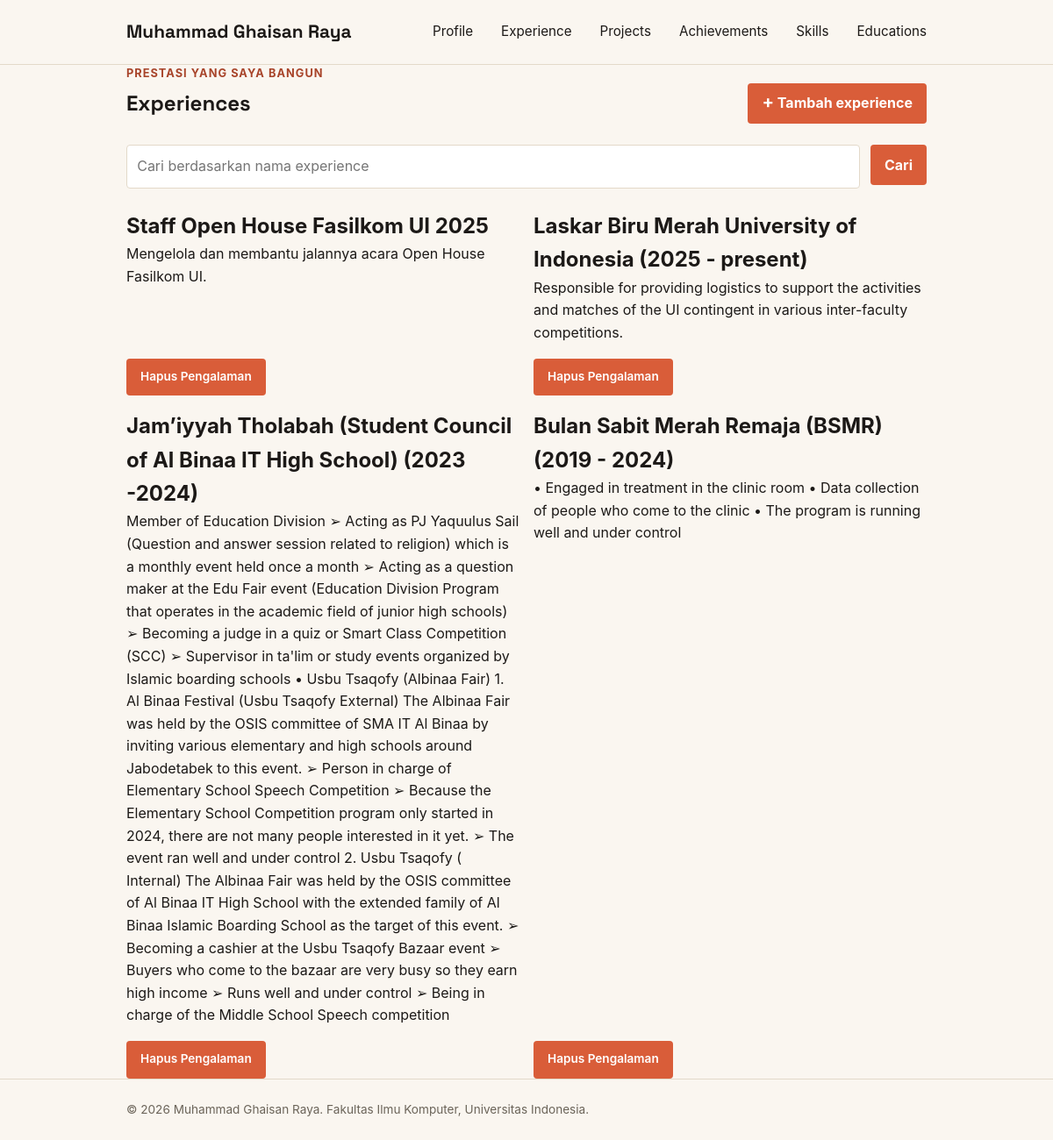
Before: /experience/ with the older database file.
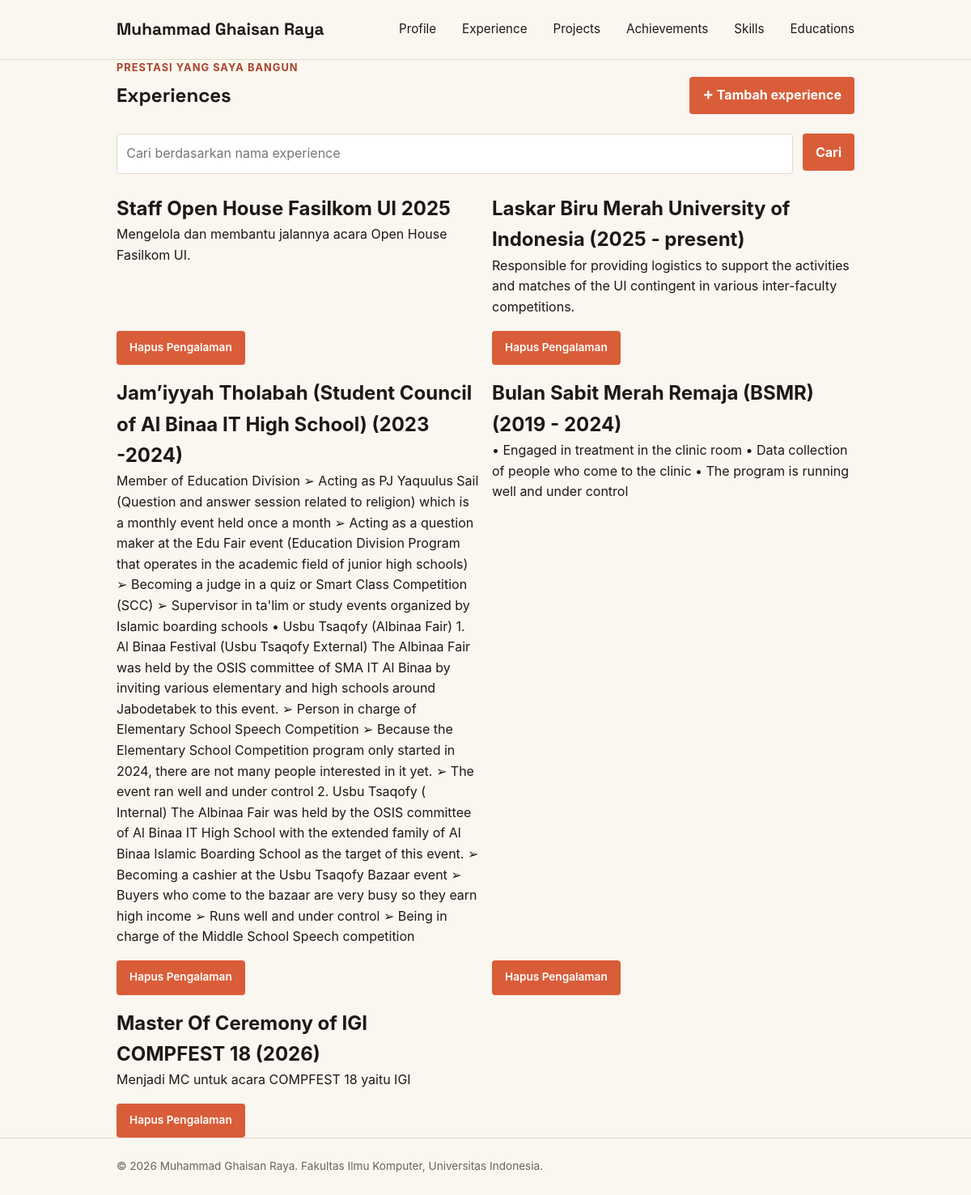
After: the same page with the newer database file.
### main/models.py (models this page shows, shortened)
class Experience(models.Model):
    EXPERIENCE_CHOICES = [
        ("internship", "Internship"),
        ("research", "Research"),
        ("volunteer", "Volunteer"),
        ("part-time", "Part-Time"),
        ("full-time", "Full-Time"),
        ("freelance", "Freelance"),
        ("organization", "Organization"),
        ("commitee", "Commitee"),
        ("seminar", "Seminar"),
    ]
    id = models.UUIDField(primary_key=True, default=uuid.uuid4, editable=False)
    title = models.CharField(max_length=255)
    description = models.TextField()
    category = models.CharField(
        max_length=20,
        choices=EXPERIENCE_CHOICES,
        default="full-time",
    )
    thumbnail = models.URLField(blank=True, null=True)
    started_at = models.DateTimeField(auto_now_add=True)
    ended_at = models.DateTimeField(blank=True, null=True)
    tech_stack = models.CharField(max_length=255, blank=True, default="")
    experience_url = models.URLField(blank=True)
    experience_image_url = models.URLField(blank=True, max_length=500)

### main/views.py (the view)
# urls.py: path("experience/", show_experience, name="show_experience"),
def show_experience(request):
    context = {
        "name": "Muhammad Ghaisan Raya",
        "experience_list": Experience.objects.all(),
    }
    return render(request, "experience.html", context)

### templates/experience.html (shortened to what this page needs)
{% extends 'base.html' %}
{% block content %}
    <main>
            <section class="experience-section" id="experience">
            <div class="container">
                <p class="section-kicker">Prestasi yang saya bangun</p>
                <div class="project-header">
                    <h1>Experiences</h1>
                    <a href="{% url 'main:create_experience' %}"
                       class="button experience-add-button">
                        <span aria-hidden="true">+</span>
                        Tambah experience
                    </a>
                </div>
                <form method="get"
                      action="{% url 'main:show_experience' %}"
                      class="experience-search">
                    <input type="search"
                           name="title"
                           value="{{ title_query }}"
                           placeholder="Cari berdasarkan nama experience"
                           class="experience-search__input"
                           aria-label="Cari berdasarkan nama experience">
                    <button type="submit" class="button">Cari</button>
                </form>
                <div class="experience-grid project-grid">
                    {% for experience in experience_list %}
                        <article class="experience-card">
                            <h2>{{ experience.title }}</h2>
                            <p class="experience-description">{{ experience.description }}</p>
                            <div class="experience-card-actions">
                                <div class="experience-actions">
                                    {% include "experience_delete_modal.html" with experience=experience %}
                                </div>
                            </div>
                        </article>
                    {% empty %}
                        {% if title_query %}
                            <p class="empty-state">Tidak ada pengalaman dengan nama tersebut.</p>
                        {% else %}
                            <p class="empty-state">Belum ada pengalaman yang ditambahkan.</p>
                        {% endif %}
                    {% endfor %}
                </div>
            </div>
        </section>
    </main>
{% endblock content %}

### templates/experience_delete_modal.html (shortened to what this page needs)
<p class="experience-status">
    <button type="button"
            class="button button-danger"
            popovertarget="delete-experience-{{ experience.id }}"
            aria-label="Hapus {{ experience.title }}"
            title="Hapus Pengalaman">
        Hapus Pengalaman
    </button>
</p>

Changed rows visible on the page:
added Experience: title "Master Of Ceremony of IGI COMPFEST 18 (2026)", description "Menjadi MC untuk acara COMPFEST 18 yaitu IGI"
